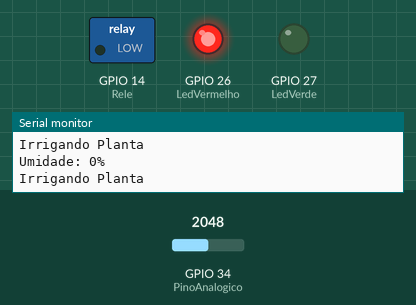
This sketch was run on a simulated ESP32. On the bench: switched loads named in the sketch (green lamp = pin HIGH), output pins drawn as LEDs (lit = HIGH), the last lines printed to the serial monitor. Inputs (shaded band) come from the test bench; at power-on: GPIO 34 (PinoAnalogico) = 2048. WiFi joins after 1.5 s; servers stay silent unless stated; no MQTT or app messages arrive unless stated.

Above: at 2.7 s.
2.8 s: GPIO 34 (PinoAnalogico) set to 712
4.7 s: GPIO 34 (PinoAnalogico) set to 609
At 5.9 s:
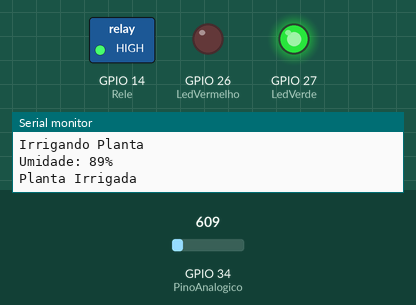
7.0 s: GPIO 34 (PinoAnalogico) set to 1228
At 8.7 s:
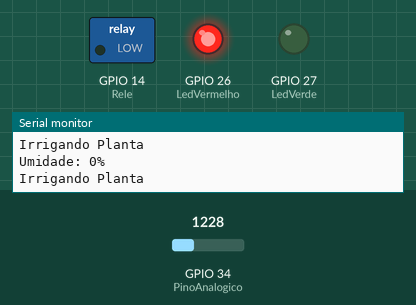
9.0 s: GPIO 34 (PinoAnalogico) set to 491
At 10.3 s:
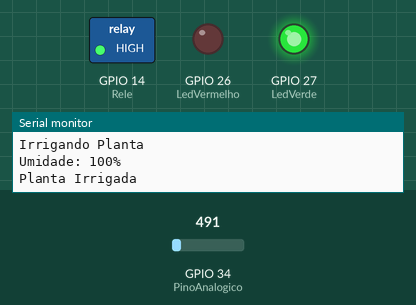
Timing chart, 0 to 12.0 s (numbered marks = the images above; inputs shaded):
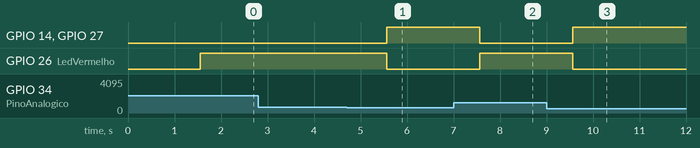

Measured:
- the behaviour switches between 649 and 648 on GPIO 34 (PinoAnalogico) (found by bisection; images 0 and 1)
- after the input at 4.7 s, GPIO 14 (Rele), GPIO 27 (LedVerde): LOW → HIGH after 0.86 s; GPIO 26 (LedVermelho): HIGH → LOW after 0.86 s
- after the input at 7.0 s, GPIO 14 (Rele), GPIO 27 (LedVerde): HIGH → LOW after 0.56 s; GPIO 26 (LedVermelho): LOW → HIGH after 0.56 s
- after the input at 9.0 s, GPIO 14 (Rele), GPIO 27 (LedVerde): LOW → HIGH after 0.57 s; GPIO 26 (LedVermelho): HIGH → LOW after 0.57 s

The sketch:

codigo-irrigacao.ino
```cpp
#include <WiFi.h>
#include <PubSubClient.h> // Biblioteca para MQTT

// Defina as credenciais da sua rede Wi-Fi
const char* ssid = "Nome_Wifi"; // Substitua pelo nome da sua rede Wifi
const char* password = "Senha_Wifi"; // Substitua pela sua senha da sua rede Wifi

// Configurações do MQTT
const char* mqttServer = "Endereço_Broker"; // Substitua pelo endereço do seu broker MQTT
const int mqttPort = 1883; // Porta do broker MQTT geralmente 1883

WiFiClient espClient; // Cliente Wi-Fi
PubSubClient client(espClient); // Cliente MQTT

int PinoAnalogico = 34; // Define o pino 34 como Pino Analógico do sensor
int PinoDigital = 12; // Define pino D12 como Pino Digital do Sensor
int Rele = 14; // Pino Digital D14 como Relé
int LedVermelho = 26; // Pino Digital D26 para o LED Vermelho
int LedVerde = 27; // Pino Digital D27 para o LED Verde

void setup() {
    Serial.begin(9600);
    pinMode(Rele, OUTPUT); // Declara o Relé como Saída Digital
    pinMode(LedVermelho, OUTPUT); // Declara o LED Vermelho como Saída Digital
    pinMode(LedVerde, OUTPUT); // Declara o LED Verde como Saída Digital
    pinMode(PinoDigital, INPUT);

    // Conecta ao Wi-Fi
    WiFi.begin(ssid, password);
    while (WiFi.status() != WL_CONNECTED) {
        delay(500);
        Serial.print(".");
    }
    Serial.println("Conectado ao Wi-Fi");

    // Configura o servidor MQTT
    client.setServer(mqttServer, mqttPort);
}

void reconnect() {
    // Loop até que esteja conectado
    while (!client.connected()) {
        Serial.print("Tentando conexão MQTT...");
        // Tenta conectar
        if (client.connect("ESP32Client")) { // ID do cliente MQTT
            Serial.println("Conectado ao broker MQTT");
        } else {
            Serial.print("Falha na conexão, rc=");
            Serial.print(client.state());
            delay(2000);
        }
    }
}

void loop() {
    if (!client.connected()) {
        reconnect(); // Conecta se não estiver conectado
    }
    client.loop(); // Mantém a conexão MQTT

    int ValAnalogIn = analogRead(PinoAnalogico);
    int Porcento = map(ValAnalogIn, 733, 595, 0, 100); // Altere os valores para deixar o sensor de umidade de solo calibrado
    Porcento = constrain(Porcento, 0, 100); // Porcentagem não passa de 100% e nem menos de 0%

    // Publicar a umidade no tópico
    String mensagem = String(Porcento);
    client.publish("SensorUmidade", mensagem.c_str()); // Publica a umidade no tópico "SensorUmidade. É possivel mudar o nome do tópico"

    // Imprime a porcentagem no monitor serial
    Serial.print("Umidade: ");
    Serial.print(Porcento);
    Serial.println("%");

    // Controle do relé e dos LEDs com base na umidade
    if (Porcento <= 60) {
        Serial.println("Irrigando Planta");
        digitalWrite(Rele, LOW); // Liga o relé
        digitalWrite(LedVermelho, HIGH); // Liga o led vermelho para informar que a bomba de água está ativa
        digitalWrite(LedVerde, LOW); // Led verde fica desligado
        client.publish("Bomba", "1"); // Publica que a bomba está ligada
    } else {
        Serial.println("Planta Irrigada");
        digitalWrite(Rele, HIGH); //Desliga o relé
        digitalWrite(LedVermelho, LOW); // Led vermelho fica desligado
        digitalWrite(LedVerde, HIGH); // Liga o led verde para informar que a bomba não está ativa
        client.publish("Bomba", "0"); // Publica que a bomba está desligada
    }

    delay(1000); // Aguarda 1 segundo antes da próxima leitura, possivel mudar o delay para menos mensagens
}
```
